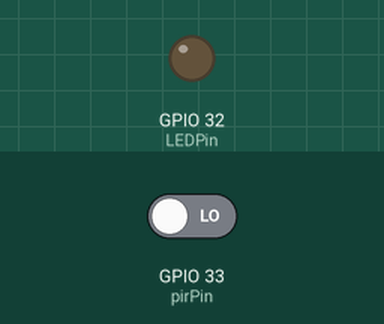
Bench run of a sketch on a simulated ESP32. Parts: output pins drawn as LEDs (lit = HIGH). Inputs (shaded band) come from the test bench; at power-on: GPIO 33 (pirPin) LOW. WiFi joins after 1.5 s; servers stay silent unless stated; a WiFi scan finds three made-up networks; no MQTT or app messages arrive unless stated; what the sketch prints to the serial monitor is not drawn.

Above: at 2.7 s.
2.8 s: GPIO 33 (pirPin) driven HIGH
At 3.2 s:
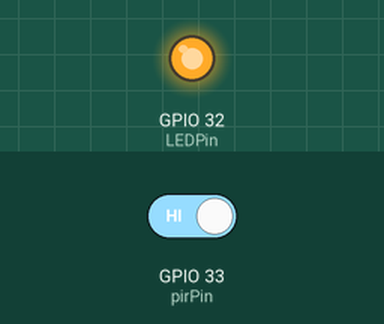
Timing chart, 0 to 5.8 s (numbered marks = the images above; inputs shaded):
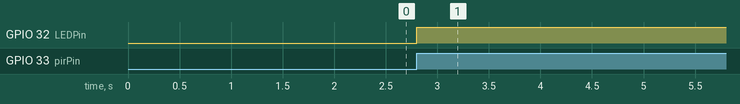

The sketch:

Identify_Wifi_ESP.ino
```cpp
#include <WiFi.h>
#include <WiFiClientSecure.h>
#include <PubSubClient.h>

// WiFi credentials
const char* ssid = "";
const char* password = "";

// AWS IoT credentials
const char* aws_endpoint = ""; // Your AWS IoT endpoint
const char* aws_topic = ""; // Your MQTT topic

// Certificates and private key
const char* root_ca = R"EOF(
// Your root CA certificate
)EOF";

const char* client_cert = R"KEY(
// Your client certificate
)KEY";

const char* private_key = R"KEY(
// Your private key
)KEY";

WiFiClientSecure wifiClient;
PubSubClient client(aws_endpoint, 8883, wifiClient); // Set the MQTT port to 8883 for TLS

const int pirPin = 33;  // GPIO pin for the PIR sensor
const int LEDPin = 32;  // GPIO pin for the LED

void setup() {
  Serial.begin(115200);
  delay(10);

  pinMode(pirPin, INPUT);
  pinMode(LEDPin, OUTPUT);

  // Connect to WiFi
  WiFi.mode(WIFI_STA);
  WiFi.begin(ssid, password);

  while (WiFi.status() != WL_CONNECTED) {
    delay(250);
    Serial.print(".");
  }
  Serial.println("\nConnected to WiFi");

  // Load certificate and private key for AWS IoT
  wifiClient.setCACert(root_ca);
  wifiClient.setCertificate(client_cert);
  wifiClient.setPrivateKey(private_key);

  // Connect to AWS IoT
  if (client.connect("pir1")) {
    Serial.println("Connected to AWS IoT");
    // Subscribe or publish here
  } else {
    Serial.print("AWS IoT connection failed, rc=");
    Serial.println(client.state());
  }
}

void loop() {
  if (!client.connected()) {
    // Reconnect to AWS IoT
  }

  client.loop(); // MQTT loop

  // PIR sensor logic
  if (digitalRead(pirPin) == HIGH) {
    digitalWrite(LEDPin, HIGH);
    displayWiFiNetworks();
    delay(5000); // Avoid continuous scanning
  } else {
    digitalWrite(LEDPin, LOW);
  }
}

void displayWiFiNetworks() {
  Serial.println("Scanning Wi-Fi networks...");
  int numNetworks = WiFi.scanNetworks();
  if (numNetworks == 0) {
    Serial.println("No networks found");
  } else {
    Serial.print(numNetworks);
    Serial.println(" networks found");
    for (int i = 0; i < numNetworks; i++) {
      Serial.print("Network SSID: ");
      Serial.println(WiFi.SSID(i));
      Serial.print("Signal strength: ");
      Serial.println(WiFi.RSSI(i));
    }
    Serial.println("-----------------------");
  }
}
```

Measured:
- after the input at 2.8 s, GPIO 32 (LEDPin): LOW → HIGH at once
